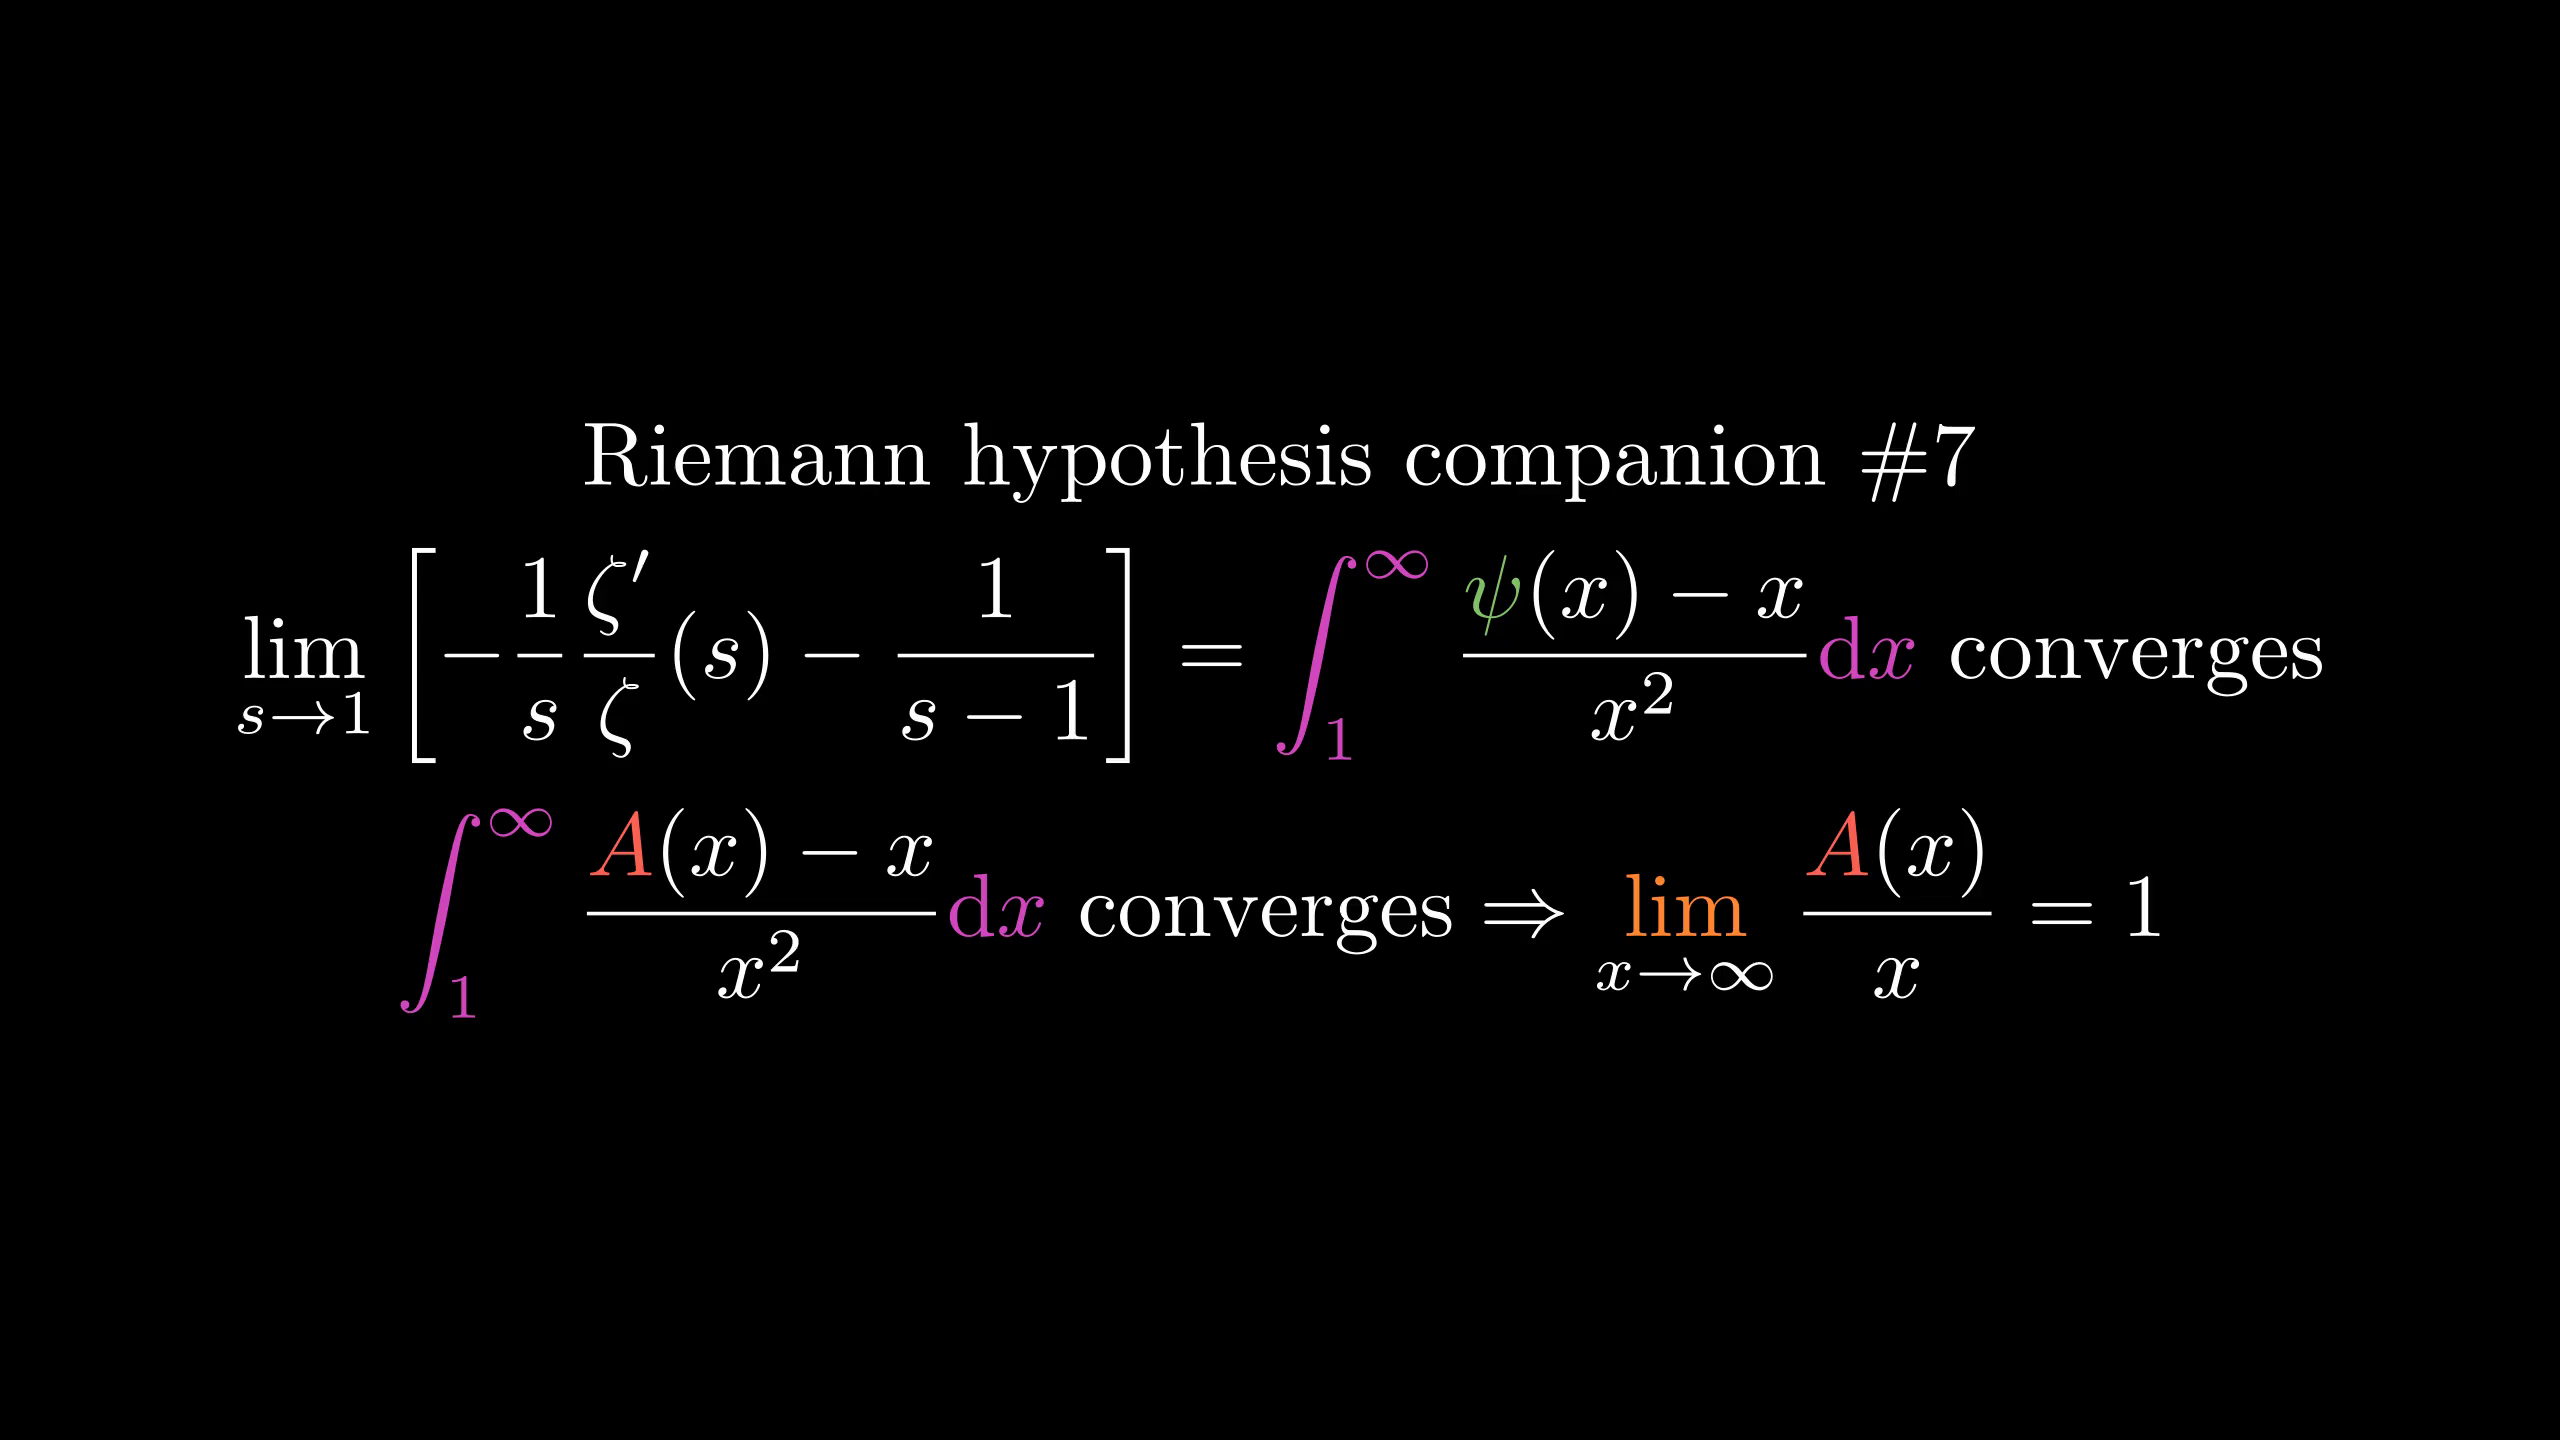

Generate this figure with Python:
from manimlib.imports import *

class FooScene(Scene):
    def construct(self):
        tit=TextMobject(r"Riemann hypothesis companion \#7")
        eqn=TexMobject(r"\int_1^\infty{A(x)-x\over x^2}\mathrm dx\text{ converges}\Rightarrow\lim_{x\to\infty}{A(x)\over x}=1",
                tex_to_color_map={
                    "A":RED,
                    r"\int_1^\infty":PINK,
                    r"\mathrm dx":PINK,
                    r"\lim":ORANGE,
                })
        eqn2=TexMobject(r"\lim_{s\to1}\left[-\frac1s{\zeta'\over\zeta}(s)-{1\over s-1}\right]=\int_1^\infty{\psi(x)-x\over x^2}\mathrm dx\text{ converges}",
                tex_to_color_map={
                    r"\psi":GREEN,
                    r"\int_1^\infty":PINK,
                    r"\mathrm dx":PINK
                })
        self.add(VGroup(tit,eqn2,eqn).arrange(DOWN))
        self.wait()
